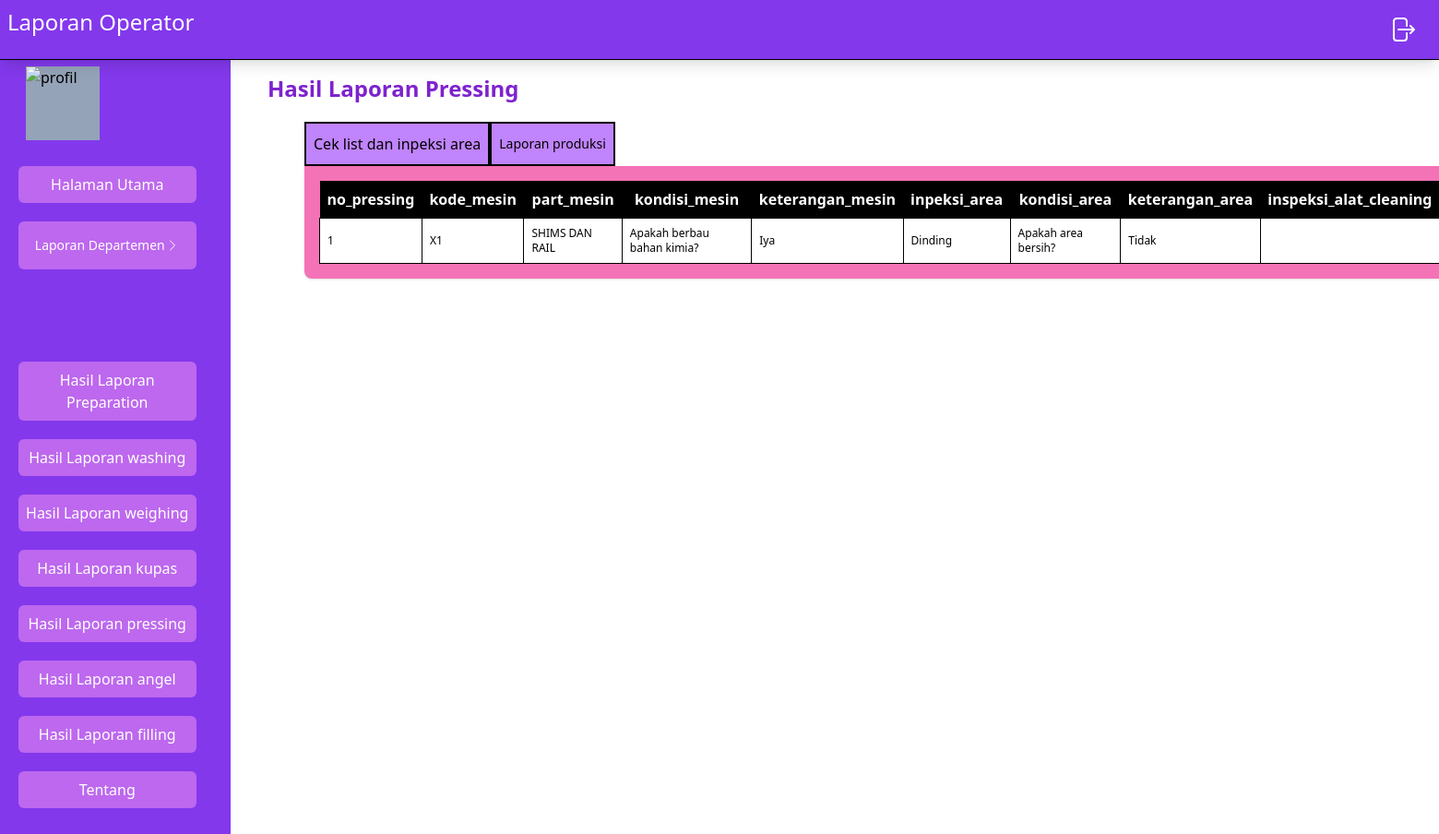
Page /src/Operator/laporanPressing.php on the earlier database version.
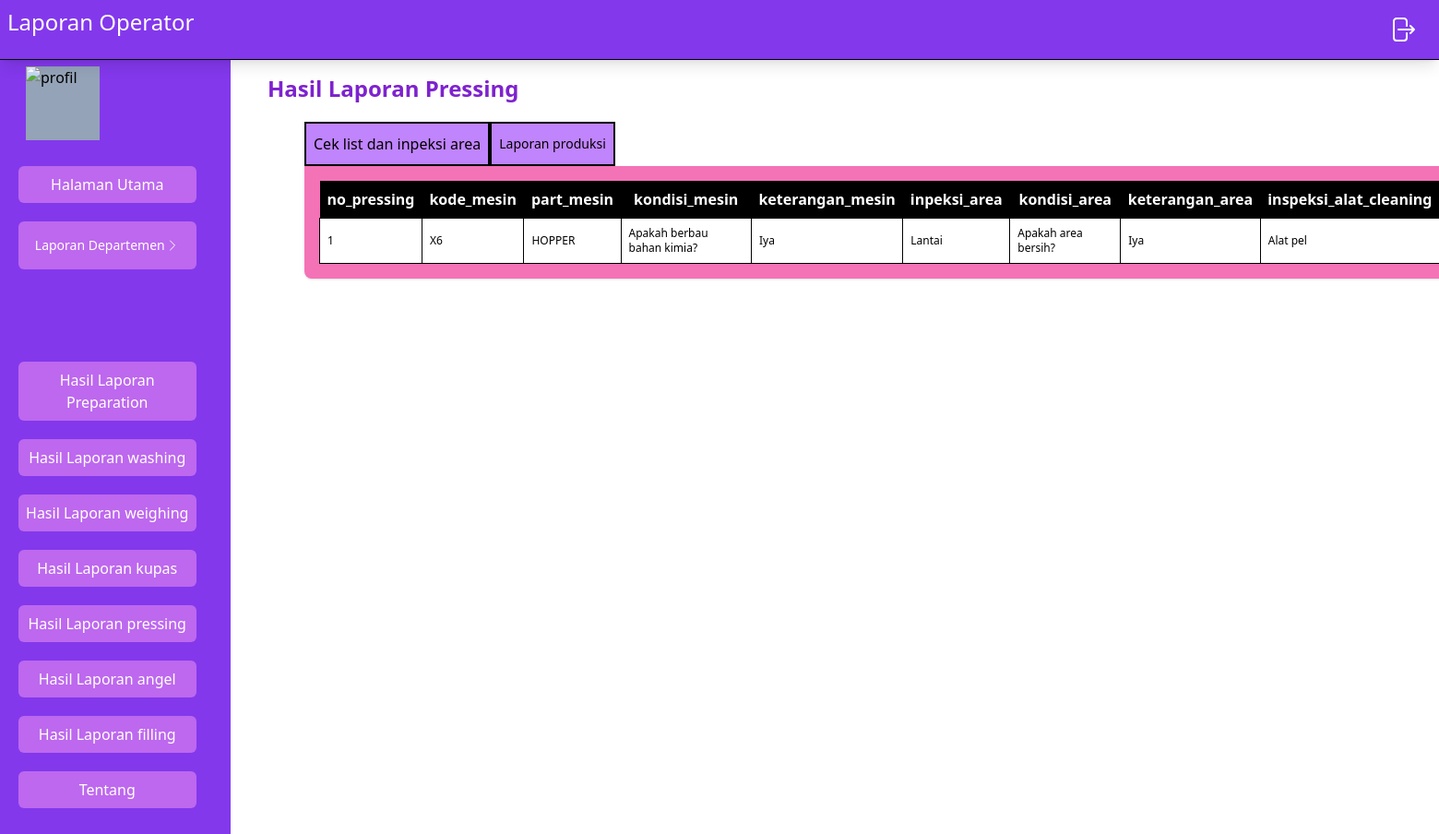
Same page on the later database version.
### tables this page shows
CREATE TABLE `form_pressing_inspeksi_area` (
  `no_pressing` int NOT NULL,
  `kode_mesin` set('X6','X1') NOT NULL,
  `part_mesin` set('HOPPER','GRINDER','MOVING PLATE','PRESS RACK','BAG PRESS','SAFETY GUARD','JUICE TRAY','START/STOP SWITCH BOX','PRESSURE GAUGE DAN FLOW CONTROL','DIRECTIONAL CONTROL VALVE','MOTOR HYDRAULIC DAN RESERVOIR','AS MOVING PLATE','SHIMS DAN RAIL','CASTER') NOT NULL,
  `kondisi_mesin` set('Apakah berbau bahan kimia?','Apakah ada berjamur dan berkarat?','Apakah sudah diberi pelumas?','Apakah ada bagian yang kendor/part hilang?','Apakah ada bagian pecah/sobek/bocor/patah?','Apakah part berfungsi dengan baik?') NOT NULL,
  `keterangan_mesin` enum('Iya','Tidak') NOT NULL,
  `inpeksi_area` set('Lantai','Dinding','Gutter','Convayor','Wastafel stainless','pipa dan selang air') NOT NULL,
  `kondisi_area` set('Apakah area bersih?','Apakah ada area yang terkelupas?','Apakah ada area yang retak?','Apakah ada area yang berjamur?','Apakah ada sisa buah atau sayur?') NOT NULL,
  `keterangan_area` enum('Iya','Tidak') NOT NULL,
  `inspeksi_alat_cleaning` set('Alat pel','Tarikan air','Ember rendaman bag press','Sikat','Sikat gagang','Pembersih dinding') NOT NULL,
  `kondisi_alat_cleaning` set('Apakah alat bersih?','Apakah alat berfungsi normal?','Apakah alat ada identitas?','Apakah alat bebas dari jamur?') NOT NULL,
  `keterangan_alat_cleaning` enum('Iya','Tidak') NOT NULL,
  `tanggal` date NOT NULL
);

### src/Operator/laporanPressing.php (the view, shortened to what this page needs)
<?php
include("navbar.php");
include("../koneksi.php");
$getDataCekList = mysqli_query($con ,"SELECT * FROM `form_pressing_inspeksi_area` ");
?>
<!DOCTYPE html>
<html lang="en">
<head>
  <link rel="stylesheet" href="../../dist/output.css" />
</head>
<body>
  <div>
    <div class="flex">
      <div class="mainPage container mt-20 w-1/2 ml-20 ">
        <h1 class="text-2xl -ml-10 mb-5 text-purple-700 font-bold">
          Hasil Laporan Pressing
        </h1>
        <div class="maincontainer lg:w-[1000px] lg:h-[400px] container h-[300px] w-[600px]">
          <div class="inline">
            <ul class="flex">
              <li
                class="btnProfil bg-purple-400 hover:bg-purple-600 h-12 w-fit p-2 text-md border-2 border-black text-center items-center flex justify-center cursor-pointer">
                Cek list dan inpeksi area
              </li>
              <li
                class="btnUbah bg-purple-400 hover:bg-purple-600  h-12 w-fit p-2 text-md border-2 border-black text-center items-center text-sm flex justify-center cursor-pointer">
                Laporan produksi
              </li>
            </ul>
          </div>
          <div class="bg-pink-400 shadow w-fit rounded-b-lg  flex  justify-center p-2">
          <section class="cekList">
              <div class=" items-center justify-evenly m-2 gap-4 w-full">
                <table>
                    <tr class="bg-black text-white p-2">
                        <th class="p-2">no_pressing</th>
                        <th class="p-2">kode_mesin</th>
                        <th class="p-2">part_mesin </th>
                        <th class="p-2">kondisi_mesin</th>
                        <th class="p-2">keterangan_mesin</th>
                        <th class="p-2">inpeksi_area</th>
                        <th class="p-2">kondisi_area </th>
                        <th class="p-2">keterangan_area </th>
                        <th class="p-2">inspeksi_alat_cleaning </th>
                    </tr>
                    <?php
                    $no = 1;
                    while ($data = mysqli_fetch_array($getDataCekList)) {
                        ?>
                        <tr class="text-xs bg-white border  ">
                            <td class=" p-2 border border-black ">
                                <?php echo $no; ?>
                            </td>
                            <td class=" p-2 border border-black ">
                                <?php echo $data['kode_mesin']; ?>
                            </td>
                            <td class=" p-2 border border-black ">
                                <?php echo $data['part_mesin']; ?>
                            </td>
                            <td class=" p-2 border border-black ">
                                <?php echo $data['kondisi_mesin']; ?>
                            </td>
                            <td class=" p-2 border border-black ">
                                <?php echo $data['keterangan_mesin']; ?>
                            </td>
                            <td class=" p-2 border border-black ">
                                <?php echo $data['inpeksi_area']; ?>
                            </td>
                            <td class=" p-2 border border-black ">
                                <?php echo $data['kondisi_area']; ?>
                            </td>
                            <td class=" p-2 border border-black ">
                                <?php echo $data['keterangan_area']; ?>
                            </td>
                            <td class=" p-2 border border-black ">
                                <?php echo $data['inspeksi_alat_cleaning']; ?>
                            </td>
                        </tr>
                        <?php
                        $no++;
                    }
                    ?>
                </table>
              </div>
            </section>
          </div>
        </div>
      </div>
    </div>
  </div>
</body>
</html>

Differences in the rows shown:
changed form_pressing_inspeksi_area "Apakah berbau bahan kimia?": kode_mesin "X1" → "X6"; part_mesin "SHIMS DAN RAIL" → "HOPPER"; inpeksi_area "Dinding" → "Lantai"; keterangan_area "Tidak" → "Iya"; inspeksi_alat_cleaning (not shown) → "Alat pel"
